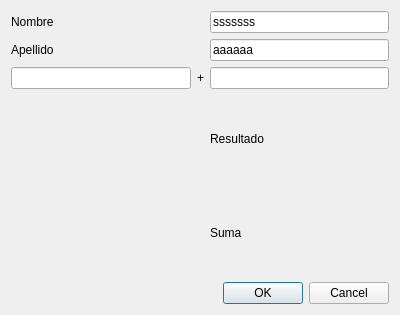
<?xml version="1.0" encoding="UTF-8"?>
<ui version="4.0">
 <class>Dialog</class>
 <widget class="QDialog" name="Dialog">
  <property name="geometry">
   <rect>
    <x>0</x>
    <y>0</y>
    <width>400</width>
    <height>315</height>
   </rect>
  </property>
  <property name="windowTitle">
   <string>Dialog</string>
  </property>
  <layout class="QGridLayout" name="gridLayout">
   <item row="5" column="2">
    <widget class="QLineEdit" name="lineEdit_apellido">
     <property name="text">
      <string>aaaaaa</string>
     </property>
    </widget>
   </item>
   <item row="7" column="2">
    <widget class="QLabel" name="nombre_completo">
     <property name="text">
      <string>Resultado</string>
     </property>
    </widget>
   </item>
   <item row="9" column="2">
    <widget class="QDialogButtonBox" name="buttonBox">
     <property name="orientation">
      <enum>Qt::Horizontal</enum>
     </property>
     <property name="standardButtons">
      <set>QDialogButtonBox::Cancel|QDialogButtonBox::Ok</set>
     </property>
    </widget>
   </item>
   <item row="2" column="0">
    <widget class="QLabel" name="label_nombre">
     <property name="text">
      <string>Nombre</string>
     </property>
    </widget>
   </item>
   <item row="6" column="0">
    <widget class="QLineEdit" name="suma_1"/>
   </item>
   <item row="6" column="2">
    <widget class="QLineEdit" name="suma_2"/>
   </item>
   <item row="2" column="2">
    <widget class="QLineEdit" name="lineEdit_nombre">
     <property name="text">
      <string>sssssss</string>
     </property>
    </widget>
   </item>
   <item row="5" column="0">
    <widget class="QLabel" name="label_apellido">
     <property name="text">
      <string>Apellido</string>
     </property>
    </widget>
   </item>
   <item row="6" column="1">
    <widget class="QLabel" name="simbolo">
     <property name="text">
      <string>+</string>
     </property>
    </widget>
   </item>
   <item row="8" column="2">
    <widget class="QLabel" name="suma_total">
     <property name="text">
      <string>Suma</string>
     </property>
    </widget>
   </item>
  </layout>
 </widget>
 <resources/>
 <connections>
  <connection>
   <sender>buttonBox</sender>
   <signal>accepted()</signal>
   <receiver>Dialog</receiver>
   <slot>accept()</slot>
   <hints>
    <hint type="sourcelabel">
     <x>248</x>
     <y>254</y>
    </hint>
    <hint type="destinationlabel">
     <x>157</x>
     <y>274</y>
    </hint>
   </hints>
  </connection>
  <connection>
   <sender>buttonBox</sender>
   <signal>rejected()</signal>
   <receiver>Dialog</receiver>
   <slot>reject()</slot>
   <hints>
    <hint type="sourcelabel">
     <x>316</x>
     <y>260</y>
    </hint>
    <hint type="destinationlabel">
     <x>286</x>
     <y>274</y>
    </hint>
   </hints>
  </connection>
 </connections>
</ui>
